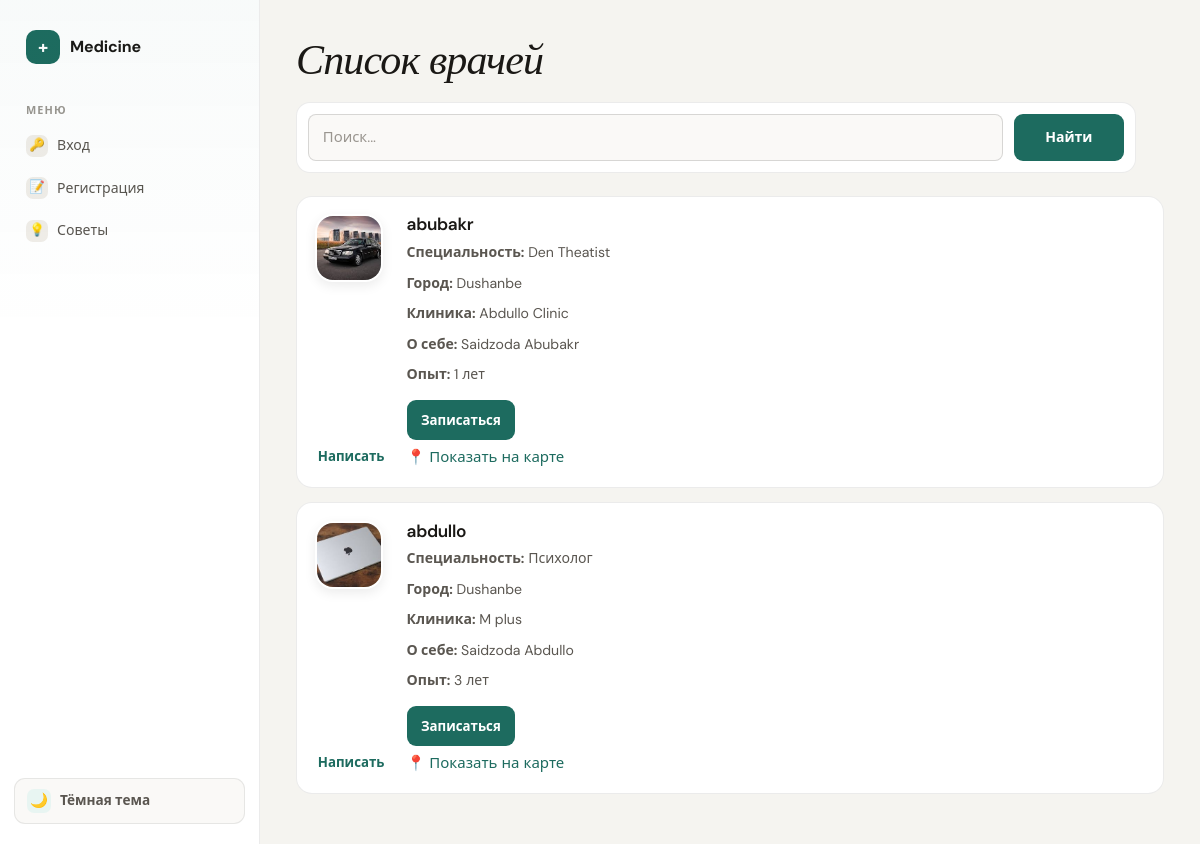
Page /doctors/doctors/ on the committed database.
### doctors/models.py (models this page shows, shortened)
class DoctorProfile(models.Model):
    user=models.OneToOneField(settings.AUTH_USER_MODEL,on_delete=models.CASCADE)
    speciality=models.CharField(max_length=20)
    city=models.CharField(max_length=50)
    clinic=models.CharField(max_length=100)
    bio=models.TextField(blank=True)
    experience=models.PositiveIntegerField(default=0)
    photo=models.ImageField(upload_to='doctors/',null=True,blank=True)

### accounts/models.py (models this page shows)
class User(AbstractUser):
    ROLE_CHOICES = (
        ('patient', 'Patient'),
        ('doctor', 'Doctor'),
        ('admin', 'Admin'),
    )
    role = models.CharField(
        max_length=20,
        choices=ROLE_CHOICES
    )
    phone = models.CharField(
        max_length=20,
        unique=True
    )
    age=models.PositiveIntegerField()
    city = models.CharField(max_length=50, blank=True)
    def __str__(self):
        return self.username

### doctors/views.py (the view)
# urls.py: path('doctors/',views.show_all_doctors,name='doctors_list')
def show_all_doctors(request):
    profile=DoctorProfile.objects.select_related('user').filter(user__role='doctor')
    q=request.GET.get('q','').strip()
    if q:
        profile = profile.filter(
            Q(user__username__icontains=q) |
            Q(speciality__icontains=q) |
            Q(city__icontains=q)
        )
    stats=profile.aggregate(
        all_patients=Count('id')
    )
    return render(request,'doctors/doctors.html',{"doctors":profile,"stats":stats})

### templates/doctors/doctors.html (shortened to what this page needs)
{% extends "accounts/base.html" %}
{% block main %}
<h1>Список врачей</h1>
<form class="search-bar panel" action="" method="get">
    <input type="text" placeholder="Поиск..." name="q">
    <button type="submit">Найти</button>
</form>
{% for i in doctors %}
    <article class="doctor-card panel">
        {% if i.photo %}
            <img src="{{ i.photo.url }}" alt="">
        {% else %}
            <img src="/media/user.png" alt="">
        {% endif %}
        <h3>{{ i.user }}</h3>
        <p><strong>Специальность:</strong> {{ i.speciality }}</p>
        <p><strong>Город:</strong> {{ i.city }}</p>
        <p><strong>Клиника:</strong> {{ i.clinic }}</p>
        <p><strong>О себе:</strong> {{ i.bio }}</p>
        <p><strong>Опыт:</strong> {{ i.experience }} лет</p>
        <a class="book-link button" href="{% url 'create_appointment' i.id %}">Записаться</a>
        <a href="{% url 'send_message' i.user.id %}">Написать</a>
        <a href="https://www.google.com/maps/search/?api=1&query={{ i.clinic|urlencode }},+{{ i.city|urlencode }}" target="_blank">📍 Показать на карте</a>
    </article>
{% empty %}
    <p class="muted">Врачи не найдены</p>
{% endfor %}
{% endblock %}

### static/css/style.css (style rules this page uses)
*, *::before, *::after { box-sizing: border-box; }
:root { --bg: #f5f4f0; --surface: #ffffff; --surface-2: #faf9f7; --surface-3: #f0ede8; --text: #1a1815; --text-2: #5a5650; --text-3: #9a9690; --line: rgba(0,0,0,0.08); --line-2: rgba(0,0,0,0.14); --primary: #1d6b5f; --primary-mid: #23856e; --primary-light: #e8f5f2; --primary-muted: #a8cec8; --accent: #c94f2c; --accent-light: #fdf0ec; --gold: #b8860b; --gold-light: #fdf8ec; --nav-w: 260px; --font: 'DM Sans', system-ui, sans-serif; --serif: 'Instrument Serif', Georgia, serif; --ease-spring: cubic-bezier(0.34, 1.56, 0.64, 1); --ease-out: cubic-bezier(0.22, 1, 0.36, 1); --t: 200ms; --t-slow: 400ms; }
body, .site-nav, .panel, form, .dashboard-hero, .appointment-card, .doctor-card, .chat-message, input, textarea, select, .account-details div, .profile-details div { transition: background-color var(--t-slow) var(--ease-out), border-color var(--t-slow) var(--ease-out), color var(--t-slow) var(--ease-out); }
html { min-height: 100%; background: var(--bg); }
body { margin: 0; min-height: 100vh; font-family: var(--font); font-size: 15px; line-height: 1.6; color: var(--text); background: var(--bg); }
img { max-width: 100%; }
a { color: var(--primary); text-decoration: none; }
h1, h2, h3 { line-height: 1.18; font-weight: 600; letter-spacing: -0.02em; }
h1 { margin: 0 0 1rem; font-size: clamp(1.9rem, 3.5vw, 2.9rem); font-family: var(--serif); font-style: italic; font-weight: 400; }
h3 { margin: 0 0 0.6rem; font-size: 1.05rem; }
p { margin-top: 0; }
.panel, form { background: var(--surface); border: 1px solid var(--line); border-radius: 16px; overflow: hidden; }
form { padding: clamp(1.2rem, 2.5vw, 1.8rem); overflow: visible; }
input[type="text"], input[type="email"], input[type="password"], input[type="tel"], input[type="number"], input[type="datetime-local"], input[type="file"], textarea, select { width: 100%; min-height: 42px; margin-bottom: 1rem; padding: 0.68rem 0.85rem; color: var(--text); background: var(--surface-2); border: 1.5px solid var(--line-2); border-radius: 9px; font: inherit; font-size: 0.93rem; transition: border-color var(--t) var(--ease-out), box-shadow var(--t) var(--ease-out), transform var(--t) var(--ease-spring); }
input::placeholder, textarea::placeholder { color: var(--text-3); }
button, .button { display: inline-flex; align-items: center; justify-content: center; gap: 6px; min-height: 40px; padding: 0.6rem 1.1rem; border: none; border-radius: 9px; color: #fff; background: var(--primary); font: inherit; font-size: 0.88rem; font-weight: 600; cursor: pointer; transition: background var(--t), transform var(--t) var(--ease-spring), box-shadow var(--t) var(--ease-out); }
.search-bar { display: grid; grid-template-columns: 1fr auto; gap: 0.7rem; max-width: 840px; margin-bottom: 1.4rem; padding: 0.7rem; background: var(--surface); border: 1px solid var(--line); border-radius: 14px; }
.search-bar input[type="text"] { margin: 0; border-radius: 8px; }
.search-bar button { min-width: 110px; }
.doctor-card { display: grid; grid-template-columns: 76px 1fr; gap: 0.3rem 1rem; max-width: 920px; margin-bottom: 0.9rem; padding: 1.1rem; transition: transform var(--t) var(--ease-spring), border-color var(--t), box-shadow var(--t); }
.doctor-card img { grid-row: 1 / span 7; width: 68px; height: 68px; border-radius: 18px; border: 2px solid var(--surface); object-fit: cover; background: var(--primary-light); box-shadow: 0 4px 12px rgba(0,0,0,0.08); transition: transform var(--t) var(--ease-spring); }
.doctor-card h3 { margin: 0; font-size: 1.08rem; }
.doctor-card p { margin: 0.1rem 0; color: var(--text-2); font-size: 0.88rem; }
.doctor-card strong { color: var(--text-2); }
.doctor-card .book-link { width: fit-content; margin-top: 0.5rem; font-size: 0.83rem; padding: 0.45rem 0.9rem; }
.doctor-card .book-link + a { align-self: center; width: fit-content; margin-left: 0.2rem; font-weight: 600; font-size: 0.83rem; }
.panel, .appointment-card, .doctor-card, .chat-message { animation: cardIn 0.4s var(--ease-out) both; }

### rows in the picture
DoctorProfile: photo (picture), user "abubakr", speciality "Den Theatist", city "Dushanbe", clinic "Abdullo Clinic", bio "Saidzoda Abubakr", experience "1"
DoctorProfile: photo (picture), user "abdullo", speciality "Психолог", city "Dushanbe", clinic "M plus", bio "Saidzoda Abdullo", experience "3"
